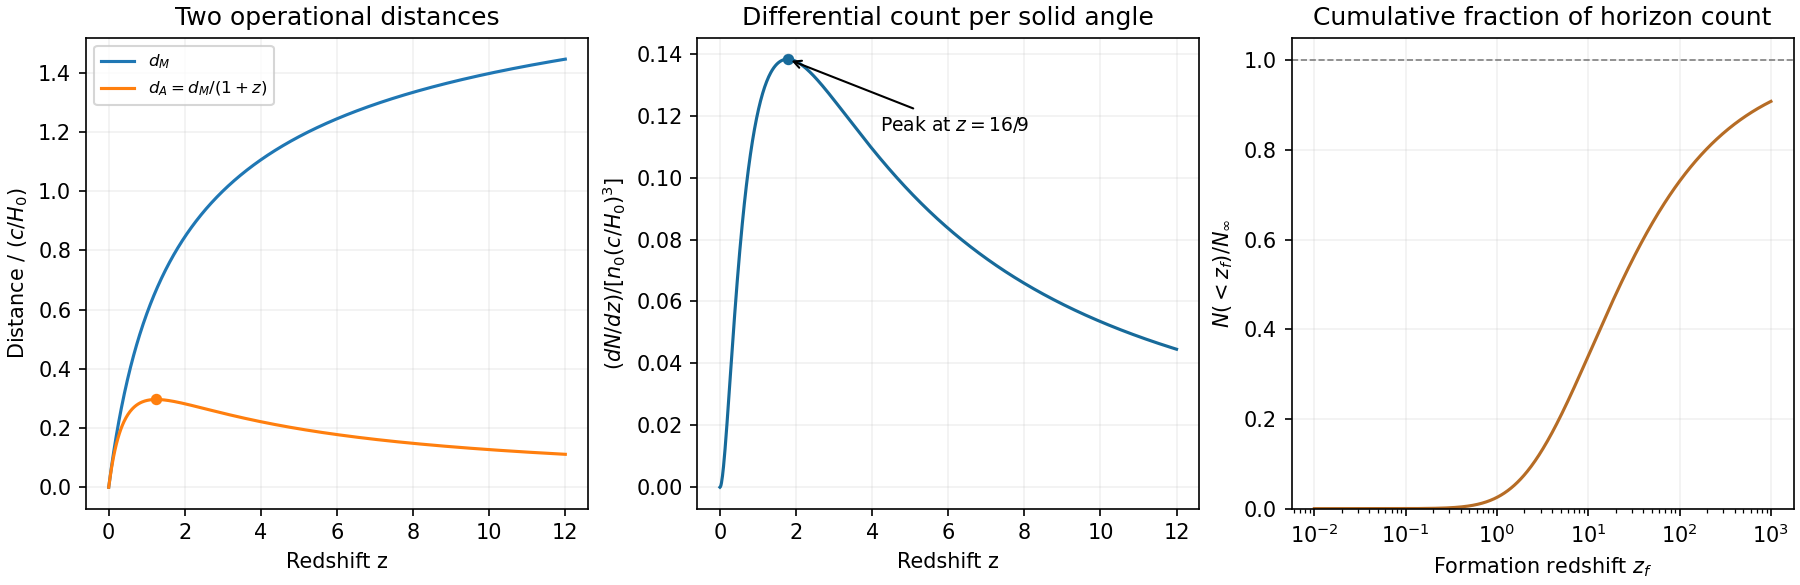

The Python source for this figure:
"""Original Einstein-de Sitter distances and complete counts. Python 3.14; numpy, matplotlib."""
import numpy as np
import matplotlib.pyplot as plt
fig,ax=plt.subplots(1,3,figsize=(12,3.9),layout='constrained',facecolor='white')
z=np.linspace(0,12,900);u=1/np.sqrt(1+z);DM=2*(1-u);DA=DM/(1+z)
ax[0].plot(z,DM,label=r'$d_M$');ax[0].plot(z,DA,label=r'$d_A=d_M/(1+z)$');ax[0].scatter([1.25],[8/27],color='C1',s=20);ax[0].set(xlabel='Redshift z',ylabel=r'Distance / $(c/H_0)$',title='Two operational distances');ax[0].legend(fontsize=8)
counts=4*(1-u)**2/(1+z)**1.5;ax[1].plot(z,counts,color='#176a9a');zp=16/9;ax[1].scatter([zp],[.13824],color='#176a9a',s=20);ax[1].annotate(r'Peak at $z=16/9$',xy=(zp,.13824),xytext=(4.2,.115),arrowprops=dict(arrowstyle='->'),fontsize=9)
ax[1].set(xlabel='Redshift z',ylabel=r'$(dN/dz)/[n_0(c/H_0)^3]$',title='Differential count per solid angle')
zf=np.geomspace(.01,1000,700);frac=(1-1/np.sqrt(1+zf))**3;ax[2].semilogx(zf,frac,color='#b66c25');ax[2].axhline(1,color='.5',ls='--',lw=.8);ax[2].set(xlabel=r'Formation redshift $z_f$',ylabel=r'$N(<z_f)/N_\infty$',ylim=(0,1.05),title='Cumulative fraction of horizon count')
for a in ax:a.grid(alpha=.17)
fig.savefig('paper-1-eds-distance-counts.png',dpi=150,facecolor='white')
